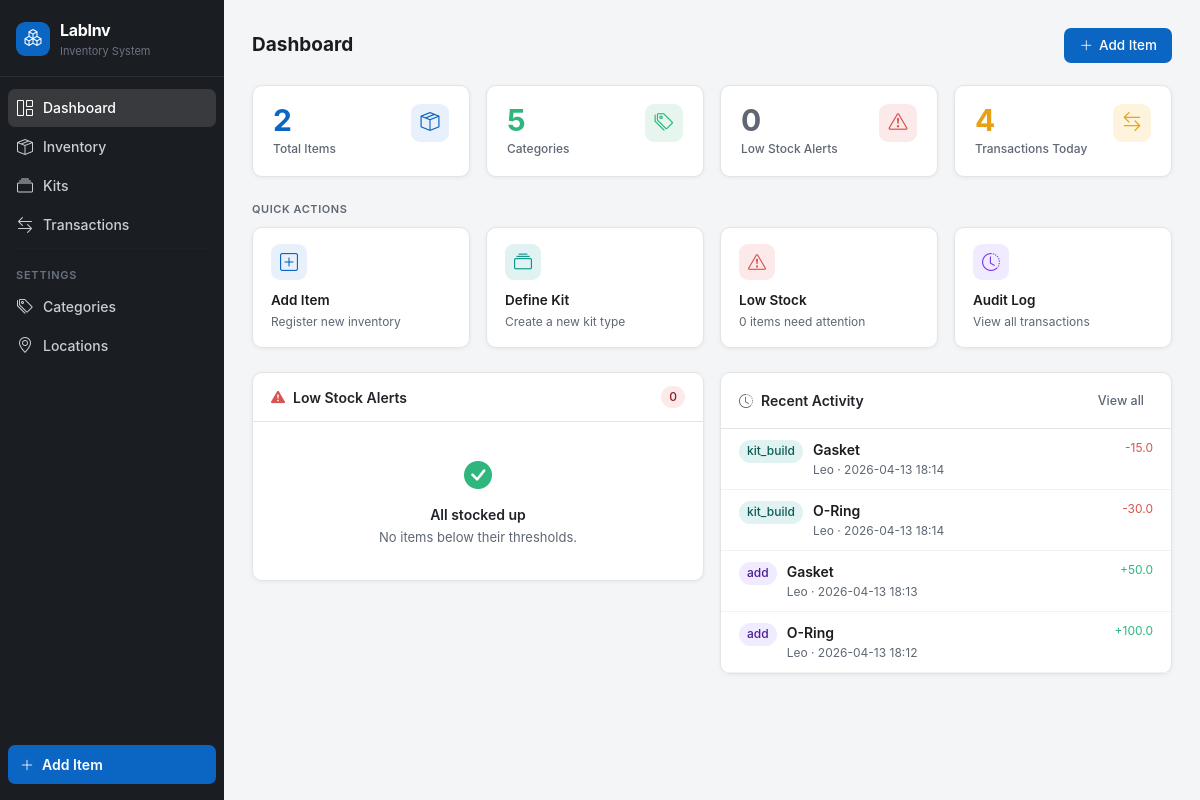
The page / on the database its author committed.
### tables this page shows
CREATE TABLE transactions (
            id              INTEGER PRIMARY KEY AUTOINCREMENT,
            item_id         INTEGER NOT NULL REFERENCES items(id),
            action          TEXT    NOT NULL,
            quantity_change REAL    NOT NULL,
            quantity_before REAL    NOT NULL,
            quantity_after  REAL    NOT NULL,
            user_name       TEXT    NOT NULL,
            project         TEXT,
            notes           TEXT,
            timestamp       TIMESTAMP DEFAULT CURRENT_TIMESTAMP
        );

CREATE TABLE items (
            id                  INTEGER PRIMARY KEY AUTOINCREMENT,
            name                TEXT    NOT NULL,
            category_id         INTEGER REFERENCES categories(id),
            quantity            REAL    NOT NULL DEFAULT 0,
            unit                TEXT    NOT NULL DEFAULT 'units',
            location_id         INTEGER REFERENCES locations(id),
            low_stock_threshold REAL    DEFAULT 0,
            supplier            TEXT,
            sku                 TEXT,
            notes               TEXT,
            created_at          TIMESTAMP DEFAULT CURRENT_TIMESTAMP,
            updated_at          TIMESTAMP DEFAULT CURRENT_TIMESTAMP
        );

### app.py (the view)
@app.route("/")
def dashboard():
    db = get_db()
    low_stock = db.execute("""
        SELECT i.*, c.name AS category_name, l.name AS location_name
        FROM items i
        LEFT JOIN categories c ON i.category_id = c.id
        LEFT JOIN locations  l ON i.location_id  = l.id
        WHERE i.low_stock_threshold > 0 AND i.quantity <= i.low_stock_threshold
        ORDER BY (i.quantity - i.low_stock_threshold) ASC
    """).fetchall()
    recent = db.execute("""
        SELECT t.*, i.name AS item_name
        FROM transactions t
        JOIN items i ON t.item_id = i.id
        ORDER BY t.timestamp DESC
        LIMIT 12
    """).fetchall()
    stats = {
        "total_items":      db.execute("SELECT COUNT(*) FROM items").fetchone()[0],
        "total_categories": db.execute("SELECT COUNT(*) FROM categories").fetchone()[0],
        "low_stock_count":  len(low_stock),
        "txn_today":        db.execute(
            "SELECT COUNT(*) FROM transactions WHERE DATE(timestamp) = DATE('now')"
        ).fetchone()[0],
    }
    db.close()
    return render_template("index.html", low_stock=low_stock, recent=recent, stats=stats)

### app.py (called while the page is built)
def get_db():
    conn = sqlite3.connect(DATABASE)
    conn.row_factory = sqlite3.Row
    conn.execute("PRAGMA foreign_keys = ON")
    return conn

### templates/index.html (shortened to what this page needs)
{% extends "base.html" %}
{% block content %}
<div class="pg-header">
  <h1 class="pg-title">Dashboard</h1>
  <a href="/items/new" class="btn btn-primary no-print"><i class="bi bi-plus-lg"></i>Add Item</a>
</div>
<div class="row g-3 mb-4">
  <div class="col-6 col-md-3">
    <div class="stat-card">
      <div>
        <div class="stat-val" style="color:var(--blue)">{{ stats.total_items }}</div>
        <div class="stat-lbl">Total Items</div>
      </div>
      <div class="stat-ico" style="background:var(--blue-light);color:var(--blue)">
        <i class="bi bi-box-seam"></i>
      </div>
    </div>
  </div>
  <div class="col-6 col-md-3">
    <div class="stat-card">
      <div>
        <div class="stat-val" style="color:var(--green)">{{ stats.total_categories }}</div>
        <div class="stat-lbl">Categories</div>
      </div>
      <div class="stat-ico" style="background:var(--green-light);color:var(--green)">
        <i class="bi bi-tags"></i>
      </div>
    </div>
  </div>
  <div class="col-6 col-md-3">
    <div class="stat-card">
      <div>
        <div class="stat-val" style="color:{% if stats.low_stock_count > 0 %}var(--red){% else %}var(--muted){% endif %}">{{ stats.low_stock_count }}</div>
        <div class="stat-lbl">Low Stock Alerts</div>
      </div>
      <div class="stat-ico" style="background:var(--red-light);color:var(--red)">
        <i class="bi bi-exclamation-triangle"></i>
      </div>
    </div>
  </div>
  <div class="col-6 col-md-3">
    <div class="stat-card">
      <div>
        <div class="stat-val" style="color:var(--amber)">{{ stats.txn_today }}</div>
        <div class="stat-lbl">Transactions Today</div>
      </div>
      <div class="stat-ico" style="background:var(--amber-light);color:var(--amber)">
        <i class="bi bi-arrow-left-right"></i>
      </div>
    </div>
  </div>
</div>
<div class="section-label no-print">Quick Actions</div>
<div class="row g-3 mb-4 no-print">
  <div class="col-6 col-md-3">
    <a href="/items/new" class="qa-tile">
      <div class="qa-ico" style="background:var(--blue-light);color:var(--blue)"><i class="bi bi-plus-square"></i></div>
      <div class="qa-title">Add Item</div>
      <div class="qa-desc">Register new inventory</div>
    </a>
  </div>
  <div class="col-6 col-md-3">
    <a href="/kits/new" class="qa-tile">
      <div class="qa-ico" style="background:var(--teal-light);color:var(--teal)"><i class="bi bi-collection"></i></div>
      <div class="qa-title">Define Kit</div>
      <div class="qa-desc">Create a new kit type</div>
    </a>
  </div>
  <div class="col-6 col-md-3">
    <a href="/items?low_stock=1" class="qa-tile">
      <div class="qa-ico" style="background:var(--red-light);color:var(--red)"><i class="bi bi-exclamation-triangle"></i></div>
      <div class="qa-title">Low Stock</div>
      <div class="qa-desc">{{ stats.low_stock_count }} item{{ 's' if stats.low_stock_count != 1 }} need attention</div>
    </a>
  </div>
  <div class="col-6 col-md-3">
    <a href="/transactions" class="qa-tile">
      <div class="qa-ico" style="background:var(--purple-light);color:var(--purple)"><i class="bi bi-clock-history"></i></div>
      <div class="qa-title">Audit Log</div>
      <div class="qa-desc">View all transactions</div>
    </a>
  </div>
</div>
<div class="row g-3">
  <div class="col-12 col-lg-6">
    <div class="card">
      <div class="card-hd">
        <span><i class="bi bi-exclamation-triangle-fill me-2" style="color:var(--red)"></i>Low Stock Alerts</span>
        <span class="badge badge-red">{{ low_stock|length }}</span>
      </div>
      {% if low_stock %}
      <div class="table-responsive">
        <table class="table mb-0">
          <thead>
            <tr>
              <th>Item</th>
              <th>Stock</th>
              <th>Threshold</th>
              <th>Location</th>
            </tr>
          </thead>
          <tbody>
            {% for item in low_stock %}
            <tr class="low-stock-row">
              <td>
                <a href="/items/{{ item.id }}" class="fw-semibold">{{ item.name }}</a>
                {% if item.category_name %}<br><span class="text-muted" style="font-size:12px">{{ item.category_name }}</span>{% endif %}
              </td>
              <td><span class="badge qty-warn">{{ item.quantity }} {{ item.unit }}</span></td>
              <td><span class="text-muted" style="font-size:12px">min {{ item.low_stock_threshold }}</span></td>
              <td><span class="text-muted" style="font-size:12px">{{ item.location_name or '—' }}</span></td>
            </tr>
            {% endfor %}
          </tbody>
        </table>
      </div>
      {% else %}
      <div class="card-bd text-center" style="padding:32px 18px;">
        <i class="bi bi-check-circle-fill" style="font-size:28px;color:var(--green);display:block;margin-bottom:8px"></i>
        <div class="fw-semibold" style="margin-bottom:3px">All stocked up</div>
        <div class="text-muted" style="font-size:13px">No items below their thresholds.</div>
      </div>
      {% endif %}
    </div>
  </div>
  <div class="col-12 col-lg-6">
    <div class="card">
      <div class="card-hd">
        <span><i class="bi bi-clock-history me-2" style="color:var(--muted)"></i>Recent Activity</span>
        <a href="/transactions" class="btn btn-ghost btn-sm">View all</a>
      </div>
      {% if recent %}
      <div style="max-height:380px;overflow-y:auto;">
        {% for t in recent %}
        <div style="padding:10px 18px;border-bottom:1px solid #f0f2f4;display:flex;align-items:flex-start;gap:10px;">
          <span class="badge badge-action-{{ t.action }}" style="flex-shrink:0;margin-top:1px">{{ t.action }}</span>
          <div style="flex:1;min-width:0;">
            <a href="/items/{{ t.item_id }}" class="fw-semibold" style="color:var(--text)">{{ t.item_name }}</a>
            <div class="text-muted" style="font-size:12px;margin-top:1px">{{ t.user_name }} · {{ t.timestamp[:16] }}</div>
          </div>
          <span class="text-muted" style="font-size:12px;white-space:nowrap;flex-shrink:0">
            {% if t.quantity_change > 0 %}<span style="color:var(--green)">+{{ t.quantity_change }}</span>{% else %}<span style="color:var(--red)">{{ t.quantity_change }}</span>{% endif %}
          </span>
        </div>
        {% endfor %}
      </div>
      {% else %}
      <div class="card-bd text-center" style="padding:32px 18px;">
        <i class="bi bi-clock-history" style="font-size:28px;color:var(--muted);display:block;margin-bottom:8px"></i>
        <div class="text-muted" style="font-size:13px">No activity recorded yet.</div>
      </div>
      {% endif %}
    </div>
  </div>
</div>
{% endblock %}

### templates/base.html (style rules this page uses)
:root { --sidebar-w: 224px; --sidebar-bg: #1a1d21; --sidebar-hover: rgba(255,255,255,0.07); --sidebar-active: rgba(255,255,255,0.13); --sidebar-text: #c9cdd4; --sidebar-dim: #6b7280; --blue: #0a66c2; --blue-hover: #0958a8; --blue-light: #e8f0fb; --green: #2eb67d; --green-light: #e6f6ee; --amber: #e8a014; --amber-light: #fef3dc; --red: #d9534f; --red-light: #fceaea; --teal: #0d9488; --teal-light: #e0f2f1; --purple: #7c3aed; --purple-light: #f0ebff; --bg: #f4f5f7; --border: #e2e5e8; --text: #1d1c1d; --muted: #5e6773; --card-shadow: 0 1px 4px rgba(0,0,0,0.06); }
*, *::before, *::after { box-sizing: border-box; }
body { margin: 0; font-family: -apple-system, BlinkMacSystemFont, 'Segoe UI', Roboto, sans-serif; font-size: 14px; line-height: 1.5; background: var(--bg); color: var(--text); display: flex; min-height: 100vh; }
.pg-header { display: flex; align-items: center; justify-content: space-between; margin-bottom: 22px; gap: 12px; }
.pg-title { font-size: 19px; font-weight: 700; color: var(--text); margin: 0; }
.card { background: white; border: 1px solid var(--border); border-radius: 10px; box-shadow: var(--card-shadow); }
.card-hd { padding: 13px 18px; border-bottom: 1px solid var(--border); font-weight: 600; font-size: 14px; display: flex; align-items: center; justify-content: space-between; border-radius: 10px 10px 0 0; }
.card-bd { padding: 18px; }
.stat-card { background: white; border: 1px solid var(--border); border-radius: 10px; box-shadow: var(--card-shadow); padding: 18px 20px; display: flex; align-items: flex-start; justify-content: space-between; }
.stat-val { font-size: 30px; font-weight: 700; line-height: 1.1; }
.stat-lbl { font-size: 12px; font-weight: 500; color: var(--muted); margin-top: 3px; }
.stat-ico { width: 38px; height: 38px; border-radius: 9px; display: flex; align-items: center; justify-content: center; font-size: 19px; flex-shrink: 0; }
.qa-tile { background: white; border: 1px solid var(--border); border-radius: 10px; box-shadow: var(--card-shadow); padding: 16px 18px; text-decoration: none; color: var(--text); display: flex; flex-direction: column; transition: border-color .15s, box-shadow .15s; }
.qa-ico { width: 36px; height: 36px; border-radius: 9px; display: flex; align-items: center; justify-content: center; font-size: 18px; margin-bottom: 10px; }
.qa-title { font-weight: 600; font-size: 13.5px; margin-bottom: 2px; }
.qa-desc { font-size: 12px; color: var(--muted); }
.btn { display: inline-flex; align-items: center; gap: 6px; padding: 7px 14px; font-size: 13.5px; font-weight: 500; border-radius: 7px; border: 1.5px solid transparent; cursor: pointer; text-decoration: none; transition: background .12s, box-shadow .12s, border-color .12s; line-height: 1.4; }
.btn-sm { padding: 5px 10px; font-size: 12.5px; }
.btn-primary { background: var(--blue); color: white; }
.btn-ghost { background: transparent; border-color: transparent; color: var(--muted); padding: 5px 8px; }
.badge { display: inline-flex; align-items: center; gap: 4px; padding: 3px 8px; border-radius: 20px; font-size: 12px; font-weight: 500; line-height: 1.4; }
.badge-action-add { background: var(--purple-light);color: #4c1d95; }
.badge-action-kit_build { background: var(--teal-light); color: #0d5c56; }
.badge-red { background: var(--red-light); color: #8b1a1a; }
.text-muted { color: var(--muted) !important; }
a { color: var(--blue); text-decoration: none; }
.fw-semibold { font-weight: 600; }
.section-label { font-size: 11px; font-weight: 600; text-transform: uppercase; letter-spacing: .05em; color: var(--muted); margin-bottom: 10px; }

### rows shown on the page
transactions: action "kit_build", item_name "Gasket", user_name "Leo", timestamp "2026-04-13 18:14", quantity_change "-15.0"
transactions: action "kit_build", item_name "O-Ring", user_name "Leo", timestamp "2026-04-13 18:14", quantity_change "-30.0"
transactions: action "add", item_name "Gasket", user_name "Leo", timestamp "2026-04-13 18:13", quantity_change "50.0"
transactions: action "add", item_name "O-Ring", user_name "Leo", timestamp "2026-04-13 18:12", quantity_change "100.0"

### other values the page prints
{{ stats.total_items }} "2"
{{ stats.total_categories }} "5"
{{ stats.low_stock_count }} "0"
{{ stats.txn_today }} "4"
{{ 's' if stats.low_stock_count != 1 }} "s"
{{ low_stock|length }} "0"
